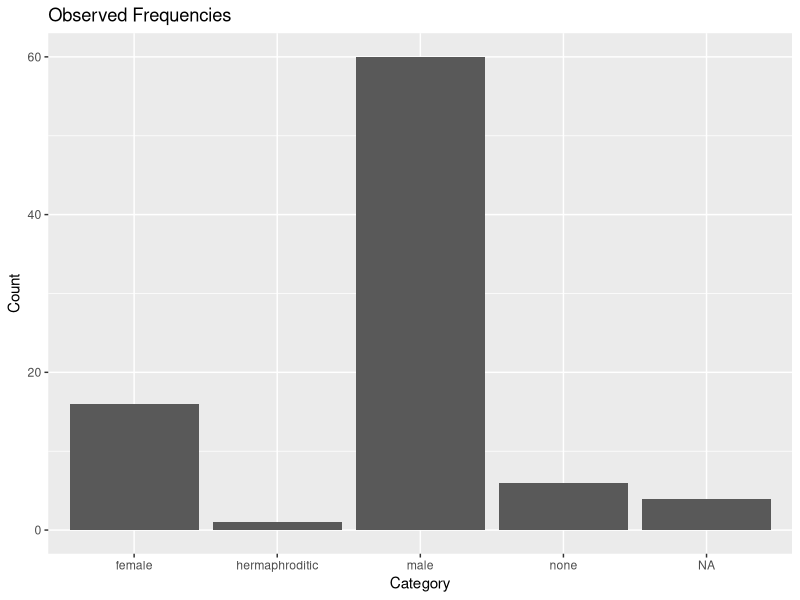

Generate this figure with R:

library(dplyr)
library(ggplot2)

#The Chi-Square test will be used to determine if there is an association 
#between the count of characters and frequencies of gender.

#Null Hypothesis- There is no proportion of difference in gender within the 
#sample for starwars.

#Alternative Hypothesis- There is a proportion of difference in gender within
#the starwars sample.

data("starwars")

table(starwars$sex)

chisq.test(table(starwars$sex))$expected

chisq.test(table(starwars$sex))

ggplot(starwars, aes(x = sex)) +
  geom_bar() +
  labs(title = "Observed Frequencies", x = "Category", y = "Count")

#The Chi-Square test showed us that there is a significant p-value of 2.2e-16.
#This means that the amount of genders in the Star Wars universe is
#significantly different and not equal at all. 
#This reinforces our Alternative Hypothesis.
